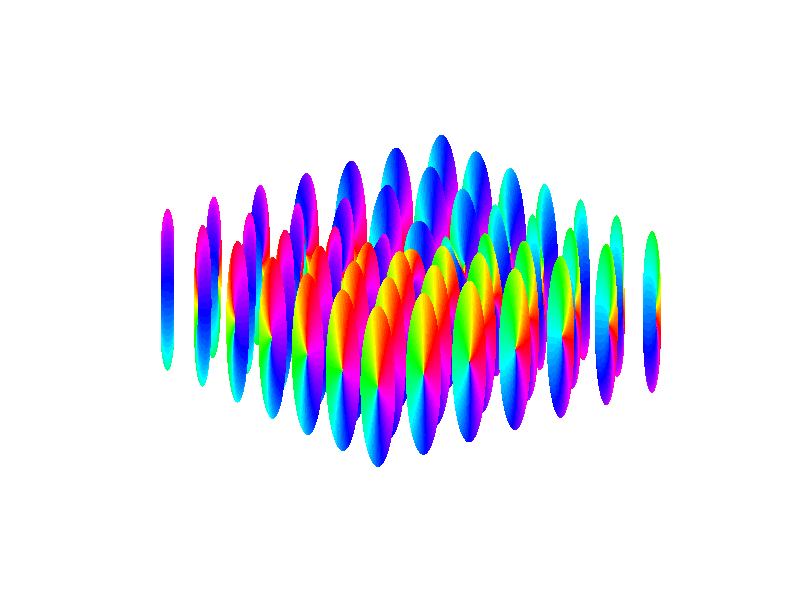

The MATLAB source for this figure: (Note: this script raises an error after producing the figure.)
nx = 128;
ny = 128;
dx = 20 / nx;
dy = 20 / ny;

% Grids
x = (-nx/2:nx/2-1) * dx;
y = (-ny/2:ny/2-1) * dy;
[X, Y] = meshgrid(x, y);
r = sqrt(X.^2 + Y.^2);

% Eurler angles
beta = pi / 4 * (1 + tanh(r - 1));
varphi = atan2(Y, X);

% Spinor
zetaP1 = cos(beta/2).^2;
zeta0 = exp(1i * varphi) / sqrt(2.0).* sin(beta);
zetaM1 = exp(2i*varphi).*sin(beta/2).^2;

% discretize sphere surface
resolution = 100;
delta = pi/resolution;
theta = 0:delta:pi; % altitude
phi = 0:2*delta:2*pi; % azimuth
[phi,theta] = meshgrid(phi,theta);

% Spin-1 spherical harmonics
Y_1p1 = -0.5 * sqrt(3 / (2 * pi)) * exp(1i * phi).* sin(theta);
Y_1p0 = 0.5 * sqrt(3 / pi) * cos(theta);
Y_1m1 = 0.5 * sqrt(3 / (2 * pi)) * exp(-1i * phi).* sin(theta);

scale = 2;

%% First ring
lower_x_lim = 48;
middle_x_lim = 64;
upper_x_lim = 80;
lower_y_lim = 48;
middle_y_lim = 64;
upper_y_lim = 80;
plot_angle = 0;
radius = 7;

for i = lower_x_lim:5:upper_x_lim
    for j = lower_y_lim:5:upper_y_lim
        zsph = zetaP1(i, j).* Y_1p1 ...
        + zeta0(i, j).* Y_1p0 ...
        + zetaM1(i, j).* Y_1m1;
        
        xx = scale * abs(zsph).^2.*sin(theta).*cos(phi) ...
            + X(i, j);
        yy = scale * abs(zsph).^2.*sin(theta).*sin(phi) ...
            + Y(i, j);
        zz = scale * abs(zsph).^2.*cos(theta);
        
        h = surf(xx,yy,zz,angle(zsph));
        set(h, 'LineStyle','none')
        hold on;
    end
end

axis off;
colormap(hsv);
clim([-pi pi]);
camlight left
camlight right
lighting phong
daspect([1 1 1]);
view(0, 40);
exportgraphics(gca, '../../gfx/ch-groundStateSymmetries/coreless.pdf')